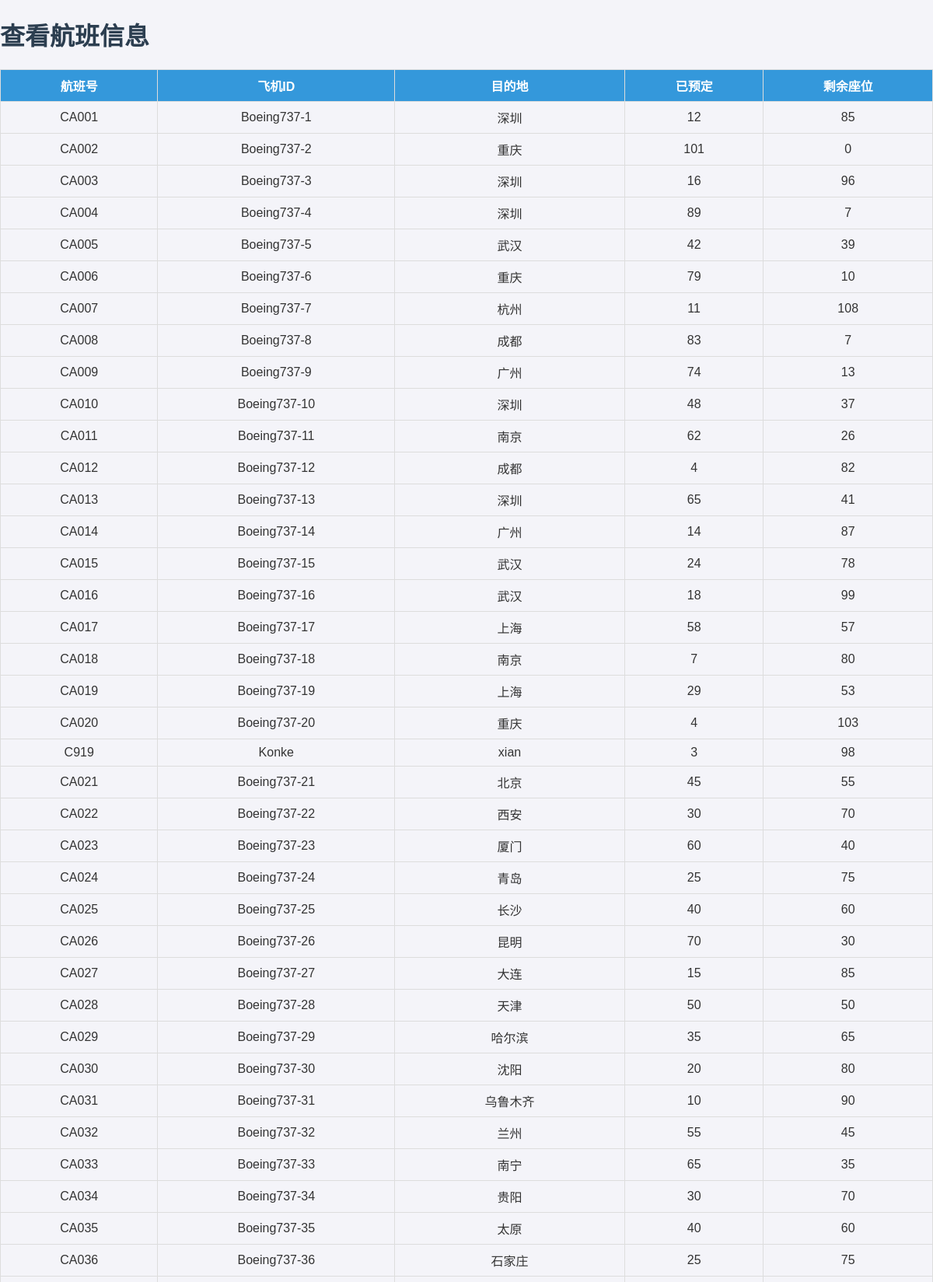
/operator/view_flights (upper part), run on the app's committed database.
### tables this page shows
CREATE TABLE flights (
            model TEXT,
            id TEXT PRIMARY KEY,
            departure TEXT,
            booked INTEGER,
            available INTEGER
        );

### app.py (the view)
@app.route('/operator/view_flights')
def view_flights():
    flights = get_flights()
    return render_template('view_flights.html', flights=flights)

### db_utils.py (called while the page is built)
def get_flights():
    conn = sqlite3.connect(DB_PATH)
    cursor = conn.cursor()
    cursor.execute("SELECT id, model, departure, booked, available FROM flights")
    rows = cursor.fetchall()
    print(rows)  # ✅ 检查后台是否真的读出了内容
    result = {fid: {"model": model, "departure": departure, "booked": b, "available": a}
              for fid, model, departure, b, a in rows}
    conn.close()
    return result

### templates/view_flights.html (shortened to what this page needs)
<!DOCTYPE html>
<html lang="zh-CN">
<head>
    <link rel="stylesheet" href="{{ url_for('static', filename='style.css') }}">
</head>
<body>
    <h1>查看航班信息</h1>
    <table border="1">
        <thead>
            <tr>
                <th>航班号</th>
                <th>飞机ID</th>
                <th>目的地</th>
                <th>已预定</th>
                <th>剩余座位</th>
            </tr>
        </thead>
        <tbody>
            {% for fid, flight in flights.items() %}
                <tr>
                    <td>{{ fid }}</td>
                    <td>{{ flight.model }}</td>
                    <td>{{ flight.departure }}</td>
                    <td>{{ flight.booked }}</td>
                    <td>{{ flight.available }}</td>
                </tr>
            {% endfor %}
        </tbody>
    </table>
    <br>
</body>
</html>

### static/style.css (style rules this page uses)
body { font-family: Arial, sans-serif; margin: 0; padding: 0; background-color: #f4f4f9; color: #333; }
h1, h2 { color: #2c3e50; }
table { width: 100%; border-collapse: collapse; margin: 20px 0; }
th, td { padding: 8px 12px; text-align: center; border: 1px solid #ddd; }
th { background-color: #3498db; color: white; }

### data on the page
flights: id "CA001", model "Boeing737-1", departure "深圳", booked "12", available "85"
flights: id "CA002", model "Boeing737-2", departure "重庆", booked "101", available "0"
flights: id "CA003", model "Boeing737-3", departure "深圳", booked "16", available "96"
flights: id "CA004", model "Boeing737-4", departure "深圳", booked "89", available "7"
flights: id "CA005", model "Boeing737-5", departure "武汉", booked "42", available "39"
flights: id "CA006", model "Boeing737-6", departure "重庆", booked "79", available "10"
flights: id "CA007", model "Boeing737-7", departure "杭州", booked "11", available "108"
flights: id "CA008", model "Boeing737-8", departure "成都", booked "83", available "7"
flights: id "CA009", model "Boeing737-9", departure "广州", booked "74", available "13"
flights: id "CA010", model "Boeing737-10", departure "深圳", booked "48", available "37"
flights: id "CA011", model "Boeing737-11", departure "南京", booked "62", available "26"
flights: id "CA012", model "Boeing737-12", departure "成都", booked "4", available "82"
flights: id "CA013", model "Boeing737-13", departure "深圳", booked "65", available "41"
flights: id "CA014", model "Boeing737-14", departure "广州", booked "14", available "87"
flights: id "CA015", model "Boeing737-15", departure "武汉", booked "24", available "78"
flights: id "CA016", model "Boeing737-16", departure "武汉", booked "18", available "99"
flights: id "CA017", model "Boeing737-17", departure "上海", booked "58", available "57"
flights: id "CA018", model "Boeing737-18", departure "南京", booked "7", available "80"
flights: id "CA019", model "Boeing737-19", departure "上海", booked "29", available "53"
flights: id "CA020", model "Boeing737-20", departure "重庆", booked "4", available "103"
flights: id "C919", model "Konke", departure "xian", booked "3", available "98"
flights: id "CA021", model "Boeing737-21", departure "北京", booked "45", available "55"
flights: id "CA022", model "Boeing737-22", departure "西安", booked "30", available "70"
flights: id "CA023", model "Boeing737-23", departure "厦门", booked "60", available "40"
flights: id "CA024", model "Boeing737-24", departure "青岛", booked "25", available "75"
flights: id "CA025", model "Boeing737-25", departure "长沙", booked "40", available "60"
flights: id "CA026", model "Boeing737-26", departure "昆明", booked "70", available "30"
flights: id "CA027", model "Boeing737-27", departure "大连", booked "15", available "85"
flights: id "CA028", model "Boeing737-28", departure "天津", booked "50", available "50"
flights: id "CA029", model "Boeing737-29", departure "哈尔滨", booked "35", available "65"
flights: id "CA030", model "Boeing737-30", departure "沈阳", booked "20", available "80"
flights: id "CA031", model "Boeing737-31", departure "乌鲁木齐", booked "10", available "90"
flights: id "CA032", model "Boeing737-32", departure "兰州", booked "55", available "45"
flights: id "CA033", model "Boeing737-33", departure "南宁", booked "65", available "35"
flights: id "CA034", model "Boeing737-34", departure "贵阳", booked "30", available "70"
flights: id "CA035", model "Boeing737-35", departure "太原", booked "40", available "60"
flights: id "CA036", model "Boeing737-36", departure "石家庄", booked "25", available "75"
